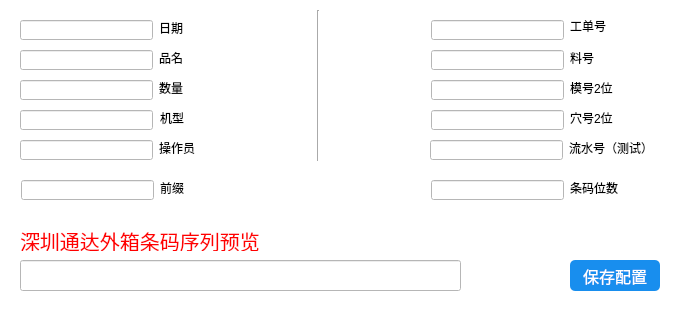
<?xml version="1.0" encoding="UTF-8"?>
<ui version="4.0">
 <class>CodeSet1</class>
 <widget class="QWidget" name="CodeSet1">
  <property name="geometry">
   <rect>
    <x>0</x>
    <y>0</y>
    <width>693</width>
    <height>320</height>
   </rect>
  </property>
  <property name="minimumSize">
   <size>
    <width>0</width>
    <height>320</height>
   </size>
  </property>
  <property name="maximumSize">
   <size>
    <width>16777215</width>
    <height>1000</height>
   </size>
  </property>
  <property name="windowTitle">
   <string>二维码配置</string>
  </property>
  <property name="windowIcon">
   <iconset>
    <normalon>:/image/icon.png</normalon>
   </iconset>
  </property>
  <property name="styleSheet">
   <string notr="true">background-color: rgb(255, 255, 255);</string>
  </property>
  <widget class="QLineEdit" name="metaid">
   <property name="geometry">
    <rect>
     <x>431</x>
     <y>50</y>
     <width>133</width>
     <height>20</height>
    </rect>
   </property>
  </widget>
  <widget class="QLabel" name="label_9">
   <property name="geometry">
    <rect>
     <x>159</x>
     <y>140</y>
     <width>41</width>
     <height>16</height>
    </rect>
   </property>
   <property name="text">
    <string>操作员</string>
   </property>
  </widget>
  <widget class="QLabel" name="label_15">
   <property name="geometry">
    <rect>
     <x>570</x>
     <y>110</y>
     <width>51</width>
     <height>16</height>
    </rect>
   </property>
   <property name="text">
    <string>穴号2位</string>
   </property>
  </widget>
  <widget class="QLineEdit" name="kongid">
   <property name="geometry">
    <rect>
     <x>431</x>
     <y>20</y>
     <width>133</width>
     <height>20</height>
    </rect>
   </property>
  </widget>
  <widget class="QLineEdit" name="machine">
   <property name="geometry">
    <rect>
     <x>20</x>
     <y>110</y>
     <width>133</width>
     <height>20</height>
    </rect>
   </property>
  </widget>
  <widget class="QLineEdit" name="mode">
   <property name="geometry">
    <rect>
     <x>431</x>
     <y>80</y>
     <width>133</width>
     <height>20</height>
    </rect>
   </property>
  </widget>
  <widget class="QLineEdit" name="piname">
   <property name="geometry">
    <rect>
     <x>20</x>
     <y>50</y>
     <width>133</width>
     <height>20</height>
    </rect>
   </property>
  </widget>
  <widget class="QLabel" name="label_8">
   <property name="geometry">
    <rect>
     <x>159</x>
     <y>80</y>
     <width>31</width>
     <height>16</height>
    </rect>
   </property>
   <property name="text">
    <string>数量</string>
   </property>
  </widget>
  <widget class="QLabel" name="label_3">
   <property name="geometry">
    <rect>
     <x>159</x>
     <y>20</y>
     <width>66</width>
     <height>16</height>
    </rect>
   </property>
   <property name="text">
    <string>日期</string>
   </property>
  </widget>
  <widget class="QLineEdit" name="hole">
   <property name="geometry">
    <rect>
     <x>431</x>
     <y>110</y>
     <width>133</width>
     <height>20</height>
    </rect>
   </property>
  </widget>
  <widget class="QLabel" name="label_5">
   <property name="geometry">
    <rect>
     <x>159</x>
     <y>50</y>
     <width>66</width>
     <height>16</height>
    </rect>
   </property>
   <property name="text">
    <string>品名</string>
   </property>
  </widget>
  <widget class="QLineEdit" name="count">
   <property name="geometry">
    <rect>
     <x>20</x>
     <y>80</y>
     <width>133</width>
     <height>20</height>
    </rect>
   </property>
  </widget>
  <widget class="QLabel" name="label_12">
   <property name="geometry">
    <rect>
     <x>570</x>
     <y>18</y>
     <width>42</width>
     <height>16</height>
    </rect>
   </property>
   <property name="text">
    <string>工单号</string>
   </property>
  </widget>
  <widget class="QLineEdit" name="nowdate">
   <property name="geometry">
    <rect>
     <x>20</x>
     <y>20</y>
     <width>133</width>
     <height>20</height>
    </rect>
   </property>
  </widget>
  <widget class="QLabel" name="label_13">
   <property name="geometry">
    <rect>
     <x>570</x>
     <y>50</y>
     <width>31</width>
     <height>16</height>
    </rect>
   </property>
   <property name="text">
    <string>料号</string>
   </property>
  </widget>
  <widget class="QLabel" name="label_14">
   <property name="geometry">
    <rect>
     <x>570</x>
     <y>80</y>
     <width>66</width>
     <height>16</height>
    </rect>
   </property>
   <property name="text">
    <string>模号2位</string>
   </property>
  </widget>
  <widget class="QLabel" name="label_19">
   <property name="geometry">
    <rect>
     <x>20</x>
     <y>230</y>
     <width>261</width>
     <height>21</height>
    </rect>
   </property>
   <property name="styleSheet">
    <string notr="true">color:red;
font-size:20px;</string>
   </property>
   <property name="text">
    <string>深圳通达外箱条码序列预览</string>
   </property>
  </widget>
  <widget class="QLineEdit" name="optname">
   <property name="geometry">
    <rect>
     <x>20</x>
     <y>140</y>
     <width>133</width>
     <height>20</height>
    </rect>
   </property>
  </widget>
  <widget class="QLineEdit" name="codeshow">
   <property name="geometry">
    <rect>
     <x>20</x>
     <y>260</y>
     <width>441</width>
     <height>31</height>
    </rect>
   </property>
  </widget>
  <widget class="QPushButton" name="cunchu">
   <property name="geometry">
    <rect>
     <x>570</x>
     <y>260</y>
     <width>90</width>
     <height>31</height>
    </rect>
   </property>
   <property name="cursor">
    <cursorShape>PointingHandCursor</cursorShape>
   </property>
   <property name="styleSheet">
    <string notr="true">border-radius:5px;
background-color:#188eee;
color:#ffffff;
font-size:16px;</string>
   </property>
   <property name="text">
    <string>保存配置</string>
   </property>
  </widget>
  <widget class="QLabel" name="label_18">
   <property name="geometry">
    <rect>
     <x>160</x>
     <y>110</y>
     <width>31</width>
     <height>16</height>
    </rect>
   </property>
   <property name="text">
    <string>机型</string>
   </property>
  </widget>
  <widget class="QLabel" name="label_16">
   <property name="geometry">
    <rect>
     <x>569</x>
     <y>140</y>
     <width>101</width>
     <height>16</height>
    </rect>
   </property>
   <property name="text">
    <string>流水号（测试）</string>
   </property>
  </widget>
  <widget class="QLineEdit" name="waterid">
   <property name="geometry">
    <rect>
     <x>430</x>
     <y>140</y>
     <width>133</width>
     <height>20</height>
    </rect>
   </property>
  </widget>
  <widget class="Line" name="line">
   <property name="geometry">
    <rect>
     <x>310</x>
     <y>10</y>
     <width>16</width>
     <height>151</height>
    </rect>
   </property>
   <property name="orientation">
    <enum>Qt::Vertical</enum>
   </property>
  </widget>
  <widget class="QLineEdit" name="head">
   <property name="geometry">
    <rect>
     <x>21</x>
     <y>180</y>
     <width>133</width>
     <height>20</height>
    </rect>
   </property>
   <property name="text">
    <string/>
   </property>
  </widget>
  <widget class="QLabel" name="label_10">
   <property name="geometry">
    <rect>
     <x>160</x>
     <y>180</y>
     <width>41</width>
     <height>16</height>
    </rect>
   </property>
   <property name="text">
    <string>前缀</string>
   </property>
  </widget>
  <widget class="QLineEdit" name="wei">
   <property name="geometry">
    <rect>
     <x>431</x>
     <y>180</y>
     <width>133</width>
     <height>20</height>
    </rect>
   </property>
   <property name="text">
    <string/>
   </property>
   <property name="readOnly">
    <bool>true</bool>
   </property>
  </widget>
  <widget class="QLabel" name="label_11">
   <property name="geometry">
    <rect>
     <x>570</x>
     <y>180</y>
     <width>111</width>
     <height>16</height>
    </rect>
   </property>
   <property name="text">
    <string>条码位数</string>
   </property>
  </widget>
 </widget>
 <resources>
  <include location="style.qrc"/>
 </resources>
 <connections/>
</ui>
